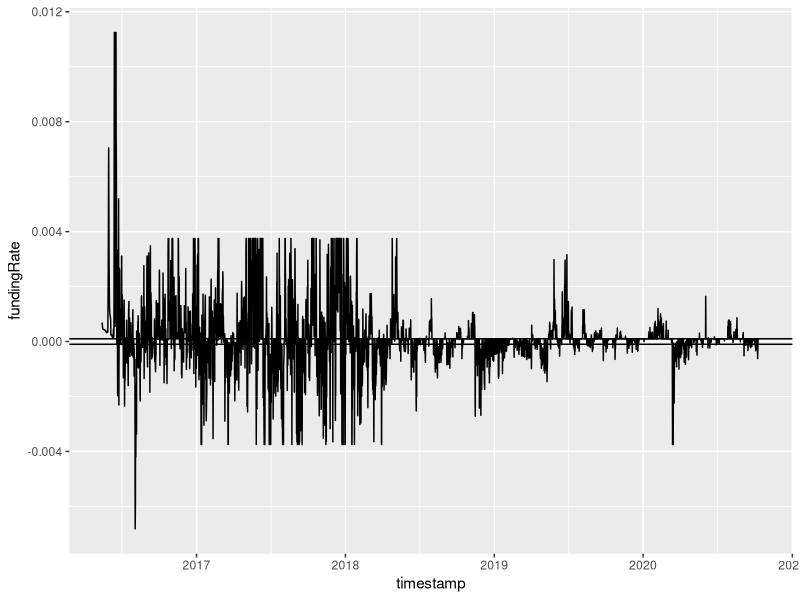

This chart was generated by the following R code: (Note: this script raises an error after producing the figure.)
## ---- chunk 1
knitr::opts_chunk$set(echo = TRUE)
library(tidyverse)
library(data.table)

data <- read_csv("funding_data.csv")
## ---- chunk 2
running_size <- data %>%
  mutate(signal = if_else(fundingRate > 0.0001, 1, 
                          if_else(fundingRate < -0.0001, -1, 0))) %>%
  group_by(rleid(signal)) %>%
  mutate(cum = signal*cumsum(fundingRate)) %>%
  ungroup()
## ---- chunk 3
data %>%
  mutate(above = if_else(fundingRate > 0.0001, 1, 
                        if_else(fundingRate < -0.0001, -1, 0))) %>%
  ggplot(aes(x = timestamp, y = fundingRate)) + 
  geom_line() + 
  geom_hline(yintercept = -0.0001) + 
  geom_hline(yintercept = 0.0001)
## ---- chunk 4
running_size %>%
  filter(timestamp > ymd_hms("2020-01-01 00:00:00", tz = "US/Eastern")) %>%
  ggplot(aes(x = timestamp, y = size)) + 
  geom_line() + 
  labs(y = "Amount beyond threshold (0.0001)")
